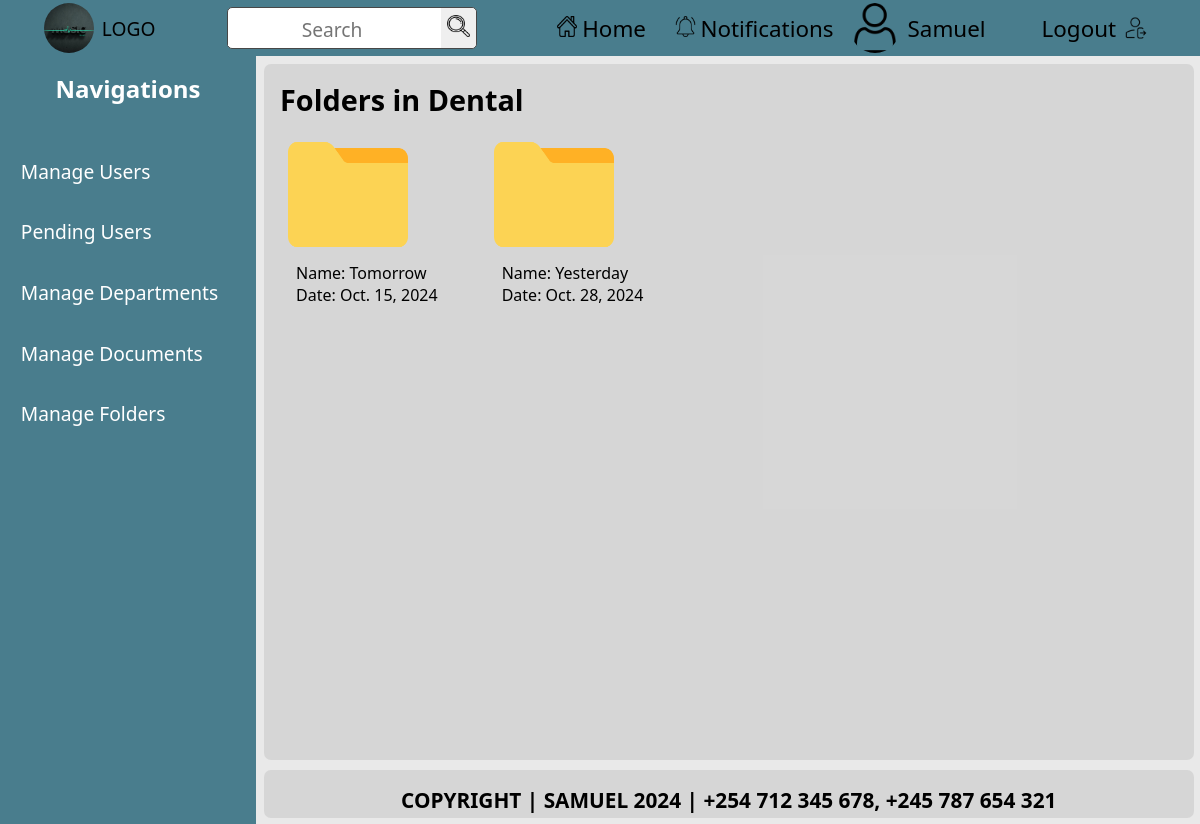
The app's page /custom-admin/departments/view/2/ (signed in), older data.
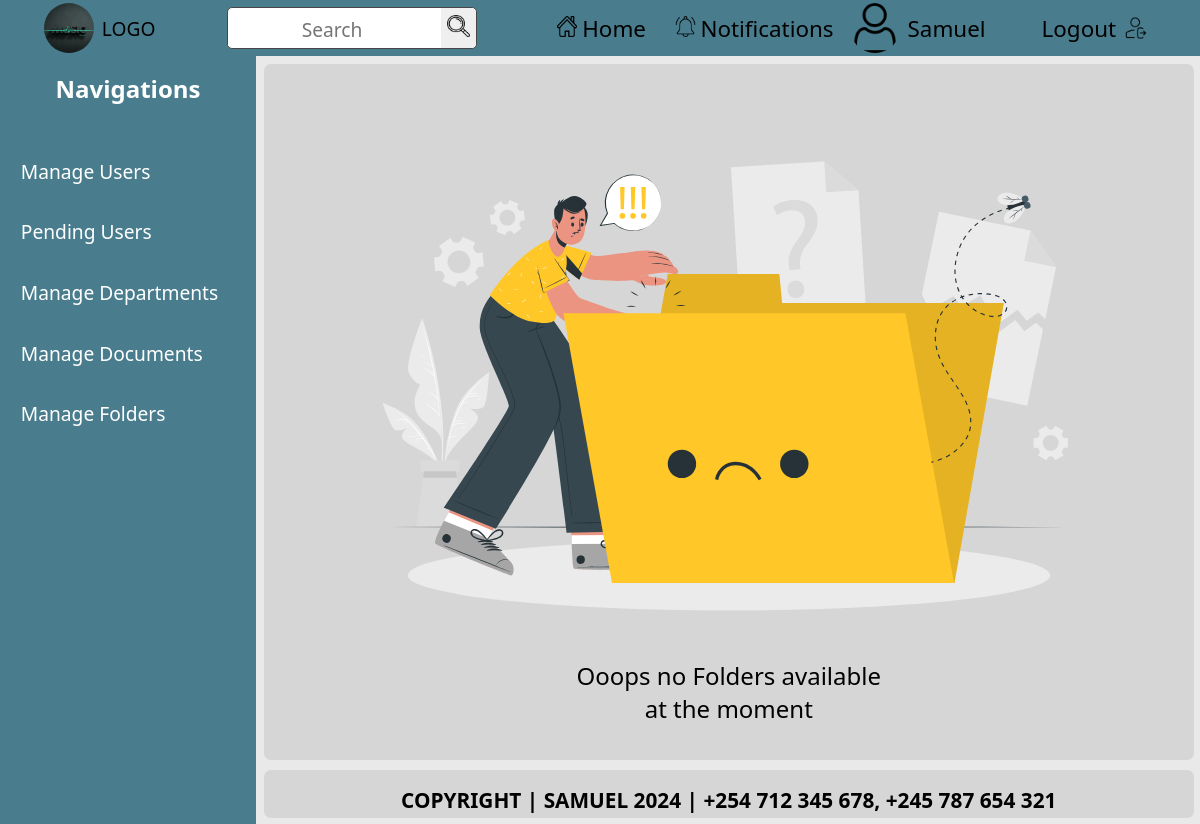
The same page, newer data.
### documents/models.py (models this page shows, shortened)
class Department(models.Model):
    name = models.CharField(max_length=100)
    created_at = models.DateTimeField(auto_now_add=True)
    created_by = models.ForeignKey(
        settings.AUTH_USER_MODEL,
        on_delete=models.SET_NULL,
        null=True,
        related_name='departments_created'
    )
    updated_at = models.DateTimeField(auto_now=True)

class Folder(models.Model):
    name = models.CharField(max_length=100)
    department = models.ForeignKey(
        Department,
        on_delete=models.CASCADE,
        related_name='folders'
    )
    created_at = models.DateField(auto_now_add=True)
    created_by = models.ForeignKey(
        settings.AUTH_USER_MODEL,
        on_delete=models.SET_NULL,
        null=True,
        related_name='folders_created'
    )
    updated_at = models.DateTimeField(auto_now=True)
    @property
    def is_empty(self):
        return not self.documents.exists()

### custom_admin_dashboard/views.py (the view)
# urls.py: path('departments/view/<int:department_id>/', views.admin_view_department, name='admin_view_department'),
@login_required
@admin_required(login_url='/login/')
def admin_view_department(request, department_id):
    department = get_object_or_404(Department, id=department_id)
    folders = department.folders.all()  # Fetch all folders related to the department
    return render(request, 'custom_admin_dashboard/admin_view_folder.html', {
        'department': department,
        'folders': folders,  # Pass the folders to the template
    })

### custom_admin_dashboard/views.py (called while the page is built)
def admin_required(login_url=None):
    return user_passes_test(lambda u: u.is_superuser, login_url=login_url)

### documents/context_processors.py (called while the page is built)
def departments_context(request):
    user_department = None
    if request.user.is_authenticated:
        try:
            user_department = request.user.profile.department  # Accessing department via Profile
        except Profile.DoesNotExist:
            user_department = None  # Handle case where Profile doesn't exist
    return {
        'user_department': user_department,
    }

### custom_admin_dashboard/templates/custom_admin_dashboard/admin_view_folder.html (shortened to what this page needs)
{% extends 'admin_base.html' %}
{% load static %}
{% block extra_css %}
<link rel="stylesheet" href="{% static 'css/svg.css' %}" />
<link rel="stylesheet" href="{% static 'css/folders.css' %}" />
{% endblock %}{% block title %}Folders{% endblock %} {% block content %}
{% if folders %}
<h2>Folders in {{department.name }}</h2>
<div class="folder-container">
  {% for folder in folders %}
  <a href="{% url 'custom_admin_dashboard:admin_open_folder' folder.id %}">
    <div class="folder-items">
      {% if folder.is_empty %}
      <img
        src="{% static 'images/empty-folder.png' %}"
        alt="empty_folder"
        width="120rem"
        height="135rem"
      />
      {% endif %}
      <div class="folder-details">
        <p>Name: {{ folder.name }}</p>
        <p>Date: {{ folder.created_at }}</p>
      </div>
    </div>
  </a>
  {% endfor %}
</div>
{% else %}
<div class="svg-container">
  <div class="svg-items">
    <img src="{% static 'images/No data-cuate.svg' %}" alt="Nothing found" />
    <div class="svg-details">
      <p>Ooops no Folders available at the moment</p>
    </div>
  </div>
</div>
{% endif %} {% endblock %}

Row changes from the older to the newer data that the page shows:
no longer on this page (row edited): Department: name "Dental"
removed Folder: name "Tomorrow", created_at "Oct. 15, 2024"
removed Folder: name "Yesterday", created_at "Oct. 28, 2024"
Text that changed along with them:
text no longer shown: "Folders in"
text now shown: "Ooops no Folders available at the moment"
